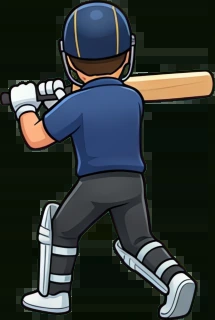
#> input picture art/players/gully/shots3/shot_cut.webp, 215 x 320 px, given in place of shots3_x4.png, which was not available
$ python cut.py
#> lines starting #> are read from the running program, lines starting #| are printed output that depends on the picture; pictures that were not available may be replaced by others from this repository, and a replacement may not be noted
# All batting shots redone from behind (Figma 172:191). Key, cut the ten figures, mirror two for the leg side,
# size each so the HELMET matches the stance sprite's helmet on screen (pose-independent), and anchor each so the
# shoes land where the stance's shoes are (the batter stays planted). Writes shot_*.webp + meta.json.
import cv2, numpy as np, json, sys
from PIL import Image
BIG = cv2.imread(sys.argv[1] if len(sys.argv) > 1 else '/tmp/claude-0/sp/shots3_x4.png').astype(np.float32)
sm = cv2.imread('src.png').astype(int); gn = sm[..., 1] - np.maximum(sm[..., 0], sm[..., 2])
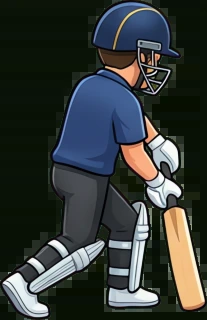
#> input picture art/players/gully/shots3/shot_defend.webp, 207 x 320 px, given in place of src.png, which was not available
#> after `gn = sm[..., 1] - np.maximum(sm[..., 0], sm[..., 2])`:
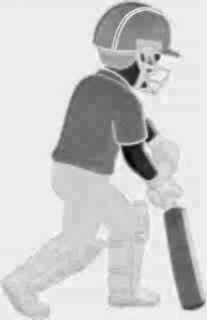
#> gn: shape (320, 207) int64; min -97, max 17, mean -5.64; drawn with min black and max white
m = cv2.dilate((gn < 60).astype(np.uint8), np.ones((9, 9), np.uint8)); n, lab, st, _ = cv2.connectedComponentsWithStats(m)
#> after `m = cv2.dilate((gn < 60).astype(np.uint8), np.ones((9, 9), np.uint8))`: m: shape (320, 207); every value is 1
#> after `n, lab, st, _ = cv2.connectedComponentsWithStats(m)`: lab: shape (320, 207) int32; every value is 1
#> after `n, lab, st, _ = cv2.connectedComponentsWithStats(m)`: n = 2; st = [[-1, 2147483647, 0, 0, 0], [0, 0, 207, 320, 66240]]
boxes = sorted([st[i] for i in range(1, n) if st[i][4] > 4000], key=lambda s: (s[1] // 300, s[0]))
#> boxes = [[0, 0, 207, 320, 66240]]
print(len(boxes))
#| 1
ORDER = ['defend', 'drive', 'coverdrive', 'pull', 'latecut', 'dab', 'cut', 'slash', 'revsweep', 'slog']
# stance reference (from the game file): helmet 70 px wide, shoes centre 47, ax 66.7, k .6262, group 'bat' .117
SC_S = 0.117 / 0.6262; HW_S = 70 * SC_S; OFF_S = (47 - 66.7) * SC_S; SHOT = 0.1485
def figure(box):
    x, y, w, h, a = box
    c = BIG[y * 4:(y + h) * 4, x * 4:(x + w) * 4].copy(); b, g, r = c[..., 0], c[..., 1], c[..., 2]
#> after `b, g, r = (c[..., 0], c[..., 1], c[..., 2])`:
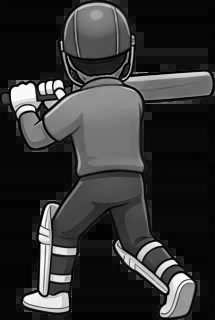
#> b: shape (320, 215) float32; min 0, max 255, mean 49.9
#> after `b, g, r = (c[..., 0], c[..., 1], c[..., 2])`:
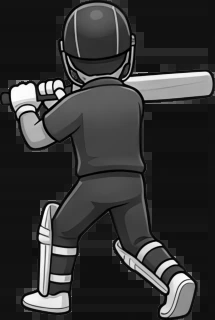
#> g: shape (320, 215) float32; min 0, max 255, mean 51.7
#> after `b, g, r = (c[..., 0], c[..., 1], c[..., 2])`:
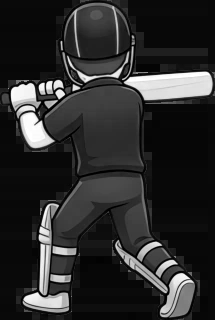
#> r: shape (320, 215) float32; min 0, max 255, mean 44.7
    al = np.clip(1 - (g - np.maximum(r, b) - 25) / 70, 0, 1)
#> al: shape (320, 215) float32; every value is 1
    mm = (al > 0.5).astype(np.uint8); nn, ll, ss, _ = cv2.connectedComponentsWithStats(mm); big = 1 + np.argmax(ss[1:, 4])
#> after `mm = (al > 0.5).astype(np.uint8)`: mm: shape (320, 215); every value is 1
#> after `nn, ll, ss, _ = cv2.connectedComponentsWithStats(mm)`: ll: shape (320, 215) int32; every value is 1
#> after `nn, ll, ss, _ = cv2.connectedComponentsWithStats(mm)`: nn = 2; ss = [[-1, 2147483647, 0, 0, 0], [0, 0, 215, 320, 68800]]
#> after `big = 1 + np.argmax(ss[1:, 4])`: big = 1
    keep = np.zeros_like(mm); bx, by, bw, bh = ss[big][:4]
#> after `bx, by, bw, bh = ss[big][:4]`: bx = 0; by = 0; bw = 215; bh = 320
    for i in range(1, nn):
        cx, cy = ss[i][0] + ss[i][2] / 2, ss[i][1] + ss[i][3] / 2
        if ss[i][4] > 0.2 * ss[big][4] or (bx <= cx <= bx + bw and by <= cy <= by + bh and ss[i][4] > 300): keep[ll == i] = 1
#> this loop made 1 pass
#> (cx, cy) on pass 1: (107.5, 160)
    al = al * cv2.dilate(keep, np.ones((5, 5), np.uint8))
    c[..., 1] = np.where(al < 1, np.minimum(g, np.maximum(r, b) + 8), g)
    rgba = np.dstack([c, al * 255]).clip(0, 255).astype(np.uint8)
    ys, xs = np.nonzero(rgba[..., 3] > 10); rgba = rgba[ys.min():ys.max() + 1, xs.min():xs.max() + 1]
    s = 320 / rgba.shape[0]; return cv2.resize(rgba, (max(1, round(rgba.shape[1] * s)), 320), interpolation=cv2.INTER_AREA)
#> after `s = 320 / rgba.shape[0]`: s = 1
def measure(rgba):
    p = rgba.astype(int); bb, gg, rr, aa = p[..., 0], p[..., 1], p[..., 2], p[..., 3]
    navy = (bb > rr + 18) & (bb > gg + 6) & (aa > 128); top = np.nonzero(navy.sum(1) > 3)[0].min()
    band = navy[top:top + int(0.13 * 320)]
    nn, ll, ss, _ = cv2.connectedComponentsWithStats(band.astype(np.uint8)); hb = 1 + np.argmax(ss[1:, 4])
    hw = ss[hb][2]
    mn = np.minimum(np.minimum(rr, gg), bb); mx = np.maximum(np.maximum(rr, gg), bb)
    shoe = (aa > 128) & (mn > 150) & (mx - mn < 40); shoe[:int(320 * 0.86)] = False
    fx = np.nonzero(shoe.any(0))[0]; fm = (fx.min() + fx.max()) / 2
    return hw, fm
figs = {name: figure(b) for name, b in zip(ORDER, boxes)}
#> figs = 1 item
#> (the run stopped early here; a loop or call above may not have finished)
